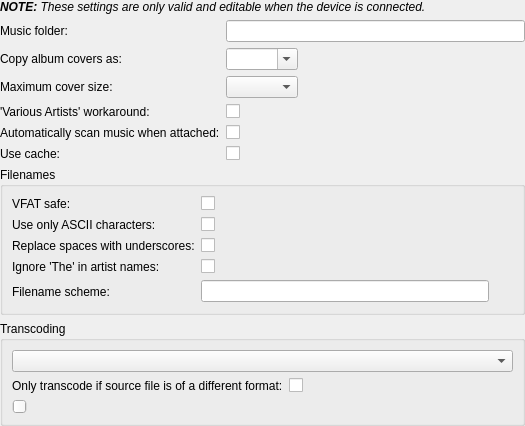
<?xml version="1.0" encoding="UTF-8"?>
<ui version="4.0">
 <class>DevicePropertiesWidget</class>
 <widget class="QWidget" name="DevicePropertiesWidget">
  <property name="geometry">
   <rect>
    <x>0</x>
    <y>0</y>
    <width>524</width>
    <height>390</height>
   </rect>
  </property>
  <layout class="QVBoxLayout" name="verticalLayout">
   <property name="margin">
    <number>0</number>
   </property>
   <item>
    <widget class="QLabel" name="remoteDeviceNote">
     <property name="text">
      <string>&lt;i&gt;&lt;b&gt;NOTE:&lt;/b&gt; These settings are only valid and editable when the device is connected.&lt;/i&gt;</string>
     </property>
     <property name="wordWrap">
      <bool>true</bool>
     </property>
    </widget>
   </item>
   <item>
    <layout class="QFormLayout" name="formLayout">
     <property name="fieldGrowthPolicy">
      <enum>QFormLayout::ExpandingFieldsGrow</enum>
     </property>
     <item row="0" column="0">
      <widget class="BuddyLabel" name="musicFolderLabel">
       <property name="text">
        <string>Music folder:</string>
       </property>
       <property name="buddy">
        <cstring>musicFolder</cstring>
       </property>
      </widget>
     </item>
     <item row="0" column="1">
      <widget class="DirRequester" name="musicFolder"/>
     </item>
     <item row="1" column="0">
      <widget class="BuddyLabel" name="albumCoversLabel">
       <property name="text">
        <string>Copy album covers as:</string>
       </property>
       <property name="buddy">
        <cstring>albumCovers</cstring>
       </property>
      </widget>
     </item>
     <item row="1" column="1">
      <widget class="QComboBox" name="albumCovers">
       <property name="editable">
        <bool>true</bool>
       </property>
      </widget>
     </item>
     <item row="2" column="0">
      <widget class="BuddyLabel" name="coverMaxSizeLabel">
       <property name="text">
        <string>Maximum cover size:</string>
       </property>
       <property name="buddy">
        <cstring>coverMaxSize</cstring>
       </property>
      </widget>
     </item>
     <item row="2" column="1">
      <widget class="QComboBox" name="coverMaxSize">
       <property name="editable">
        <bool>false</bool>
       </property>
      </widget>
     </item>
     <item row="3" column="0">
      <widget class="BuddyLabel" name="fixVariousArtistsLabel">
       <property name="text">
        <string>'Various Artists' workaround:</string>
       </property>
       <property name="buddy">
        <cstring>fixVariousArtists</cstring>
       </property>
      </widget>
     </item>
     <item row="3" column="1">
      <widget class="OnOffButton" name="fixVariousArtists"/>
     </item>
     <item row="4" column="0">
      <widget class="BuddyLabel" name="autoScanLabel">
       <property name="text">
        <string>Automatically scan music when attached:</string>
       </property>
       <property name="buddy">
        <cstring>autoScan</cstring>
       </property>
      </widget>
     </item>
     <item row="4" column="1">
      <widget class="OnOffButton" name="autoScan"/>
     </item>
     <item row="5" column="0">
      <widget class="BuddyLabel" name="useCacheLabel">
       <property name="text">
        <string>Use cache:</string>
       </property>
       <property name="buddy">
        <cstring>useCache</cstring>
       </property>
      </widget>
     </item>
     <item row="5" column="1">
      <widget class="OnOffButton" name="useCache"/>
     </item>
    </layout>
   </item>
   <item>
    <widget class="QGroupBox" name="groupBox">
     <property name="title">
      <string>Filenames</string>
     </property>
     <layout class="QFormLayout" name="formLayout_2">
      <property name="fieldGrowthPolicy">
       <enum>QFormLayout::ExpandingFieldsGrow</enum>
      </property>
      <item row="1" column="0">
       <widget class="BuddyLabel" name="label_3">
        <property name="text">
         <string>Use only ASCII characters:</string>
        </property>
        <property name="buddy">
         <cstring>asciiOnly</cstring>
        </property>
       </widget>
      </item>
      <item row="1" column="1">
       <widget class="OnOffButton" name="asciiOnly">
        <property name="text">
         <string/>
        </property>
       </widget>
      </item>
      <item row="2" column="0">
       <widget class="BuddyLabel" name="label_4">
        <property name="text">
         <string>Replace spaces with underscores:</string>
        </property>
        <property name="buddy">
         <cstring>replaceSpaces</cstring>
        </property>
       </widget>
      </item>
      <item row="2" column="1">
       <widget class="OnOffButton" name="replaceSpaces">
        <property name="text">
         <string/>
        </property>
       </widget>
      </item>
      <item row="3" column="0">
       <widget class="BuddyLabel" name="label_5">
        <property name="text">
         <string>Ignore 'The' in artist names:</string>
        </property>
        <property name="buddy">
         <cstring>ignoreThe</cstring>
        </property>
       </widget>
      </item>
      <item row="3" column="1">
       <widget class="OnOffButton" name="ignoreThe">
        <property name="text">
         <string/>
        </property>
       </widget>
      </item>
      <item row="4" column="0">
       <widget class="BuddyLabel" name="label_6">
        <property name="text">
         <string>Filename scheme:</string>
        </property>
        <property name="buddy">
         <cstring>filenameScheme</cstring>
        </property>
       </widget>
      </item>
      <item row="4" column="1">
       <layout class="QHBoxLayout" name="horizontalLayout">
        <property name="spacing">
         <number>0</number>
        </property>
        <item>
         <widget class="LineEdit" name="filenameScheme">
          <property name="minimumSize">
           <size>
            <width>288</width>
            <height>0</height>
           </size>
          </property>
          <property name="readOnly">
           <bool>true</bool>
          </property>
         </widget>
        </item>
        <item>
         <widget class="QToolButton" name="configFilename">
          <property name="autoRaise">
           <bool>true</bool>
          </property>
         </widget>
        </item>
       </layout>
      </item>
      <item row="0" column="1">
       <widget class="OnOffButton" name="vfatSafe">
        <property name="text">
         <string/>
        </property>
       </widget>
      </item>
      <item row="0" column="0">
       <widget class="BuddyLabel" name="label_2">
        <property name="text">
         <string>VFAT safe:</string>
        </property>
        <property name="buddy">
         <cstring>vfatSafe</cstring>
        </property>
       </widget>
      </item>
     </layout>
    </widget>
   </item>
   <item>
    <widget class="QGroupBox" name="transcoderFrame">
     <property name="title">
      <string>Transcoding</string>
     </property>
     <layout class="QVBoxLayout" name="verticalLayout_2">
      <item>
       <widget class="QComboBox" name="transcoderName"/>
      </item>
      <item>
       <layout class="QFormLayout" name="formLayout_3">
        <item row="0" column="0">
         <widget class="BuddyLabel" name="transcoderWhenDifferentLabel">
          <property name="text">
           <string>Only transcode if source file is of a different format:</string>
          </property>
          <property name="buddy">
           <cstring>transcoderWhenDifferent</cstring>
          </property>
         </widget>
        </item>
        <item row="0" column="1">
         <widget class="OnOffButton" name="transcoderWhenDifferent"/>
        </item>
       </layout>
      </item>
      <item>
       <widget class="ValueSlider" name="transcoderValue"/>
      </item>
     </layout>
    </widget>
   </item>
   <item>
    <spacer name="verticalSpacer">
     <property name="orientation">
      <enum>Qt::Vertical</enum>
     </property>
     <property name="sizeHint" stdset="0">
      <size>
       <width>20</width>
       <height>0</height>
      </size>
     </property>
    </spacer>
   </item>
  </layout>
 </widget>
 <customwidgets>
  <customwidget>
   <class>OnOffButton</class>
   <extends>QCheckBox</extends>
   <header>onoffbutton.h</header>
  </customwidget>
  <customwidget>
   <class>LineEdit</class>
   <extends>QLineEdit</extends>
   <header>lineedit.h</header>
  </customwidget>
  <customwidget>
   <class>DirRequester</class>
   <extends>QLineEdit</extends>
   <header>dirrequester.h</header>
   <container>1</container>
  </customwidget>
  <customwidget>
   <class>ValueSlider</class>
   <extends>QSlider</extends>
   <header>valueslider.h</header>
  </customwidget>
  <customwidget>
   <class>BuddyLabel</class>
   <extends>QLabel</extends>
   <header>buddylabel.h</header>
  </customwidget>
 </customwidgets>
 <tabstops>
  <tabstop>musicFolder</tabstop>
  <tabstop>albumCovers</tabstop>
  <tabstop>coverMaxSize</tabstop>
  <tabstop>fixVariousArtists</tabstop>
  <tabstop>autoScan</tabstop>
  <tabstop>useCache</tabstop>
  <tabstop>vfatSafe</tabstop>
  <tabstop>asciiOnly</tabstop>
  <tabstop>replaceSpaces</tabstop>
  <tabstop>ignoreThe</tabstop>
  <tabstop>filenameScheme</tabstop>
  <tabstop>configFilename</tabstop>
  <tabstop>transcoderName</tabstop>
  <tabstop>transcoderWhenDifferent</tabstop>
  <tabstop>transcoderValue</tabstop>
 </tabstops>
 <resources/>
 <connections/>
</ui>
